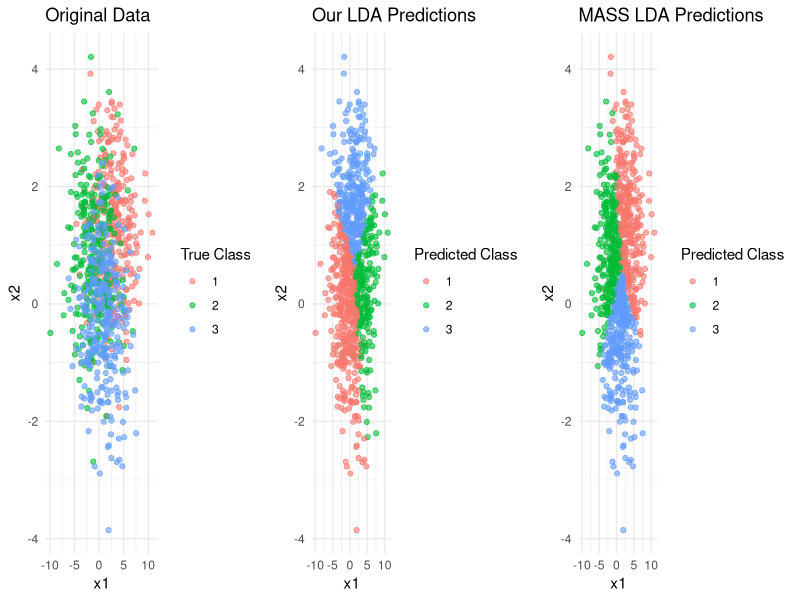

Reproduce this figure in R. (Note: this script raises an error after producing the figure.)
# Linear Discriminant Analysis in R
library(MASS)
library(ggplot2)
library(gridExtra)
library(caret)
library(pROC)

# Generate synthetic data for LDA
generate_lda_data <- function(n_samples = 1000, n_features = 2, n_classes = 3, seed = 42) {
  set.seed(seed)
  
  # Generate class means
  means <- matrix(rnorm(n_classes * n_features, 0, 2), nrow = n_classes)
  
  # Generate shared covariance matrix
  A <- matrix(rnorm(n_features^2), nrow = n_features)
  covariance <- A %*% t(A) + diag(n_features)
  
  # Generate samples
  X <- matrix(0, nrow = n_samples, ncol = n_features)
  y <- rep(0, n_samples)
  samples_per_class <- n_samples %/% n_classes
  
  for (i in 1:n_classes) {
    start_idx <- (i-1) * samples_per_class + 1
    end_idx <- i * samples_per_class
    class_samples <- MASS::mvrnorm(samples_per_class, means[i,], covariance)
    X[start_idx:end_idx,] <- class_samples
    y[start_idx:end_idx] <- i
  }
  
  return(list(X = X, y = y))
}

# Custom LDA implementation
lda_from_scratch <- function(X, y, regularization = 1e-6) {
  # Get unique classes
  classes <- unique(y)
  n_classes <- length(classes)
  n_samples <- nrow(X)
  n_features <- ncol(X)
  
  # Calculate class priors
  priors <- sapply(classes, function(c) sum(y == c) / n_samples)
  
  # Calculate class means
  means <- matrix(0, nrow = n_classes, ncol = n_features)
  for (i in 1:n_classes) {
    means[i,] <- colMeans(X[y == classes[i],, drop = FALSE])
  }
  
  # Calculate pooled covariance matrix
  covariance <- matrix(0, nrow = n_features, ncol = n_features)
  for (i in 1:n_classes) {
    class_samples <- X[y == classes[i],, drop = FALSE]
    class_mean <- means[i,]
    diff <- sweep(class_samples, 2, class_mean, "-")
    covariance <- covariance + t(diff) %*% diff
  }
  covariance <- covariance / (n_samples - n_classes)
  
  # Add regularization
  covariance <- covariance + regularization * diag(n_features)
  
  # Calculate coefficients and intercepts
  cov_inv <- solve(covariance)
  coef <- matrix(0, nrow = n_classes, ncol = n_features)
  intercept <- rep(0, n_classes)
  
  for (i in 1:n_classes) {
    coef[i,] <- -2 * cov_inv %*% means[i,]
    intercept[i] <- t(means[i,]) %*% cov_inv %*% means[i,] + 
                   log(det(covariance)) - 2 * log(priors[i])
  }
  
  return(list(
    classes = classes,
    priors = priors,
    means = means,
    covariance = covariance,
    coef = coef,
    intercept = intercept
  ))
}

# Prediction function
predict_lda <- function(model, X) {
  discriminant_scores <- X %*% t(model$coef) + matrix(model$intercept, 
                                                     nrow = nrow(X), 
                                                     ncol = length(model$intercept), 
                                                     byrow = TRUE)
  predictions <- apply(discriminant_scores, 1, which.max)
  return(model$classes[predictions])
}

# Demonstrate LDA
demonstrate_lda_r <- function() {
  # Generate data
  data <- generate_lda_data(n_samples = 900, n_features = 2, n_classes = 3)
  X <- data$X
  y <- data$y
  
  # Fit our implementation
  lda_model <- lda_from_scratch(X, y)
  
  # Fit MASS implementation
  lda_mass <- lda(X, y)
  
  # Make predictions
  y_pred_scratch <- predict_lda(lda_model, X)
  y_pred_mass <- predict(lda_mass, X)$class
  
  # Calculate accuracy
  accuracy_scratch <- mean(y_pred_scratch == y)
  accuracy_mass <- mean(y_pred_mass == y)
  
  cat("Accuracy Comparison:\n")
  cat("Our Implementation:", round(accuracy_scratch, 4), "\n")
  cat("MASS Implementation:", round(accuracy_mass, 4), "\n")
  
  # Create visualizations
  df <- data.frame(
    x1 = X[,1],
    x2 = X[,2],
    class = factor(y),
    pred_scratch = factor(y_pred_scratch),
    pred_mass = factor(y_pred_mass)
  )
  
  # Original data
  p1 <- ggplot(df, aes(x = x1, y = x2, color = class)) +
    geom_point(alpha = 0.6) +
    labs(title = "Original Data", color = "True Class") +
    theme_minimal()
  
  # Predictions from our implementation
  p2 <- ggplot(df, aes(x = x1, y = x2, color = pred_scratch)) +
    geom_point(alpha = 0.6) +
    labs(title = "Our LDA Predictions", color = "Predicted Class") +
    theme_minimal()
  
  # Predictions from MASS
  p3 <- ggplot(df, aes(x = x1, y = x2, color = pred_mass)) +
    geom_point(alpha = 0.6) +
    labs(title = "MASS LDA Predictions", color = "Predicted Class") +
    theme_minimal()
  
  # Display plots
  grid.arrange(p1, p2, p3, ncol = 3)
  
  return(list(lda_model = lda_model, lda_mass = lda_mass))
}

# Regularized LDA function
regularized_lda <- function(X, y, alpha = 0.1, regularization = 1e-6) {
  # Get unique classes
  classes <- unique(y)
  n_classes <- length(classes)
  n_samples <- nrow(X)
  n_features <- ncol(X)
  
  # Calculate class priors
  priors <- sapply(classes, function(c) sum(y == c) / n_samples)
  
  # Calculate class means
  means <- matrix(0, nrow = n_classes, ncol = n_features)
  for (i in 1:n_classes) {
    means[i,] <- colMeans(X[y == classes[i],, drop = FALSE])
  }
  
  # Calculate pooled covariance matrix
  covariance <- matrix(0, nrow = n_features, ncol = n_features)
  for (i in 1:n_classes) {
    class_samples <- X[y == classes[i],, drop = FALSE]
    class_mean <- means[i,]
    diff <- sweep(class_samples, 2, class_mean, "-")
    covariance <- covariance + t(diff) %*% diff
  }
  covariance <- covariance / (n_samples - n_classes)
  
  # Apply regularization: convex combination with identity matrix
  identity <- diag(n_features)
  covariance <- (1 - alpha) * covariance + alpha * identity
  
  # Add small regularization for numerical stability
  covariance <- covariance + regularization * diag(n_features)
  
  # Calculate coefficients and intercepts
  cov_inv <- solve(covariance)
  coef <- matrix(0, nrow = n_classes, ncol = n_features)
  intercept <- rep(0, n_classes)
  
  for (i in 1:n_classes) {
    coef[i,] <- -2 * cov_inv %*% means[i,]
    intercept[i] <- t(means[i,]) %*% cov_inv %*% means[i,] + 
                   log(det(covariance)) - 2 * log(priors[i])
  }
  
  return(list(
    classes = classes,
    priors = priors,
    means = means,
    covariance = covariance,
    coef = coef,
    intercept = intercept
  ))
}

# Multi-class LDA with dimensionality reduction
multiclass_lda <- function(X, y) {
  n_classes <- length(unique(y))
  n_components <- min(n_classes - 1, ncol(X))
  
  lda_model <- lda(X, y)
  X_transformed <- predict(lda_model, X)$x[, 1:n_components, drop = FALSE]
  
  return(list(X_transformed = X_transformed, lda_model = lda_model))
}

# Model evaluation function
evaluate_lda_model <- function(X_train, X_test, y_train, y_test) {
  # Fit model
  lda_model <- lda(X_train, y_train)
  
  # Predictions
  predictions <- predict(lda_model, X_test)
  y_pred <- predictions$class
  y_pred_proba <- predictions$posterior
  
  # Calculate metrics
  accuracy <- mean(y_pred == y_test)
  
  # Confusion matrix
  cm <- table(Predicted = y_pred, Actual = y_test)
  
  # For binary classification, calculate additional metrics
  if (length(unique(y_test)) == 2) {
    # Precision, recall, F1
    tp <- sum(y_pred == 1 & y_test == 1)
    fp <- sum(y_pred == 1 & y_test == 0)
    fn <- sum(y_pred == 0 & y_test == 1)
    tn <- sum(y_pred == 0 & y_test == 0)
    
    precision <- tp / (tp + fp)
    recall <- tp / (tp + fn)
    f1 <- 2 * (precision * recall) / (precision + recall)
    
    # AUC
    auc <- auc(roc(y_test, y_pred_proba[, 2]))
  } else {
    precision <- recall <- f1 <- auc <- NA
  }
  
  return(list(
    accuracy = accuracy,
    precision = precision,
    recall = recall,
    f1_score = f1,
    auc = auc,
    confusion_matrix = cm
  ))
}

# Diagnostic plots for LDA
lda_diagnostics <- function(X, y, lda_model) {
  # 1. Check normality assumption
  residuals <- c()
  for (i in 1:length(lda_model$classes)) {
    class_label <- lda_model$classes[i]
    class_mask <- y == class_label
    class_residuals <- X[class_mask,] - matrix(lda_model$means[i,], 
                                              nrow = sum(class_mask), 
                                              ncol = ncol(X), 
                                              byrow = TRUE)
    residuals <- c(residuals, as.vector(class_residuals))
  }
  
  # Create diagnostic plots
  par(mfrow = c(1, 3))
  
  # Q-Q plot for normality
  qqnorm(residuals, main = "Q-Q Plot for Normality Check")
  qqline(residuals)
  
  # Homoscedasticity check
  X_transformed <- predict(lda_model, X)$x
  plot(X_transformed[, 1], residuals[1:length(X_transformed[, 1])], 
       xlab = "First LDA Component", ylab = "Residuals",
       main = "Homoscedasticity Check")
  
  # Feature importance
  feature_importance <- abs(lda_model$coef[1,])
  barplot(feature_importance, names.arg = paste0("F", 1:length(feature_importance)),
          xlab = "Feature Index", ylab = "|Coefficient|",
          main = "Feature Importance")
  
  par(mfrow = c(1, 1))
}

# Iris dataset example
iris_lda_example <- function() {
  # Load iris data
  data(iris)
  
  # Prepare data
  X <- as.matrix(iris[, 1:4])
  y <- iris$Species
  
  # LDA with cross-validation
  lda_model <- lda(X, y)
  
  # Cross-validation
  cv_results <- numeric(5)
  set.seed(42)
  folds <- createFolds(y, k = 5)
  
  for (i in 1:5) {
    train_idx <- unlist(folds[-i])
    test_idx <- folds[[i]]
    
    lda_cv <- lda(X[train_idx,], y[train_idx])
    predictions <- predict(lda_cv, X[test_idx,])
    cv_results[i] <- mean(predictions$class == y[test_idx])
  }
  
  cat("Cross-validation accuracy:", round(mean(cv_results), 4), 
      "(+/-", round(2 * sd(cv_results), 4), ")\n")
  
  # Dimensionality reduction
  X_transformed <- predict(lda_model, X)$x
  cat("Original dimensions:", ncol(X), "\n")
  cat("LDA dimensions:", ncol(X_transformed), "\n")
  
  return(list(lda_model = lda_model, X_transformed = X_transformed, cv_results = cv_results))
}

# Credit risk assessment example
credit_risk_lda <- function() {
  set.seed(42)
  n_samples <- 1000
  
  # Simulate credit data
  income <- rlnorm(n_samples, 10, 0.5)
  debt <- rlnorm(n_samples, 8, 0.3)
  credit_score <- rnorm(n_samples, 700, 100)
  age <- rnorm(n_samples, 35, 10)
  
  X <- cbind(income, debt, credit_score, age)
  
  # Risk classification
  risk_score <- income * 0.3 + debt * (-0.4) + credit_score * 0.2 + age * 0.1 + 
                rnorm(n_samples, 0, 0.1)
  y <- factor(ifelse(risk_score > median(risk_score), "High", "Low"))
  
  # Split data
  train_idx <- createDataPartition(y, p = 0.7, list = FALSE)
  X_train <- X[train_idx,]
  X_test <- X[-train_idx,]
  y_train <- y[train_idx]
  y_test <- y[-train_idx]
  
  # Apply LDA
  lda_model <- lda(X_train, y_train)
  predictions <- predict(lda_model, X_test)
  
  # Results
  accuracy <- mean(predictions$class == y_test)
  cat("Credit Risk Classification Accuracy:", round(accuracy, 4), "\n")
  
  # Feature importance
  feature_names <- c("Income", "Debt", "Credit Score", "Age")
  importance <- abs(lda_model$coef[1,])
  
  # Create visualization
  importance_df <- data.frame(
    feature = feature_names,
    importance = importance
  )
  
  p <- ggplot(importance_df, aes(x = feature, y = importance)) +
    geom_bar(stat = "identity", fill = "steelblue") +
    labs(title = "Feature Importance in Credit Risk LDA",
         x = "Features", y = "|Coefficient|") +
    theme_minimal() +
    theme(axis.text.x = element_text(angle = 45, hjust = 1))
  
  print(p)
  
  return(list(lda_model = lda_model, accuracy = accuracy))
}

# Robust LDA evaluation with cross-validation
robust_lda_evaluation <- function(X, y, n_splits = 5) {
  set.seed(42)
  folds <- createFolds(y, k = n_splits)
  scores <- numeric(n_splits)
  
  for (i in 1:n_splits) {
    train_idx <- unlist(folds[-i])
    test_idx <- folds[[i]]
    
    lda_model <- lda(X[train_idx,], y[train_idx])
    predictions <- predict(lda_model, X[test_idx,])
    scores[i] <- mean(predictions$class == y[test_idx])
  }
  
  return(list(mean_score = mean(scores), std_score = sd(scores), scores = scores))
}

# Plot LDA decision boundaries
plot_lda_decision_boundaries <- function(X, y, lda_model, title = "LDA Decision Boundaries") {
  # Create mesh grid
  x_range <- range(X[, 1])
  y_range <- range(X[, 2])
  x_grid <- seq(x_range[1] - 1, x_range[2] + 1, by = 0.02)
  y_grid <- seq(y_range[1] - 1, y_range[2] + 1, by = 0.02)
  grid_points <- expand.grid(x = x_grid, y = y_grid)
  
  # Predict on grid
  predictions <- predict(lda_model, as.matrix(grid_points))
  Z <- as.numeric(predictions$class)
  Z_proba <- predictions$posterior[, 2]  # Probability of second class
  
  # Create data frames for plotting
  grid_df <- data.frame(
    x = grid_points$x,
    y = grid_points$y,
    class = factor(Z),
    proba = Z_proba
  )
  
  data_df <- data.frame(
    x = X[, 1],
    y = X[, 2],
    class = factor(y)
  )
  
  # Plot decision boundaries
  p1 <- ggplot() +
    geom_contour_filled(data = grid_df, aes(x = x, y = y, z = as.numeric(class)), 
                        alpha = 0.4) +
    geom_point(data = data_df, aes(x = x, y = y, color = class), alpha = 0.8) +
    scale_fill_viridis_d() +
    labs(title = paste(title, "- Decision Boundaries"),
         x = "Feature 1", y = "Feature 2") +
    theme_minimal()
  
  # Plot posterior probabilities
  p2 <- ggplot() +
    geom_contour_filled(data = grid_df, aes(x = x, y = y, z = proba), 
                        alpha = 0.4) +
    geom_point(data = data_df, aes(x = x, y = y, color = class), alpha = 0.8) +
    scale_fill_gradient2(low = "blue", high = "red", mid = "white", midpoint = 0.5) +
    labs(title = paste(title, "- Posterior Probabilities"),
         x = "Feature 1", y = "Feature 2") +
    theme_minimal()
  
  # Combine plots
  grid.arrange(p1, p2, ncol = 2)
}

# Main function to demonstrate LDA implementation
main <- function() {
  cat("Linear Discriminant Analysis Demonstration\n")
  cat("=", 50, "\n")
  
  # Demonstrate basic LDA
  cat("\n1. Basic LDA Demonstration:\n")
  results <- demonstrate_lda_r()
  
  # Iris dataset example
  cat("\n2. Iris Dataset Example:\n")
  iris_result <- iris_lda_example()
  
  # Credit risk example
  cat("\n3. Credit Risk Assessment Example:\n")
  credit_result <- credit_risk_lda()
  
  # Generate data for diagnostics
  data <- generate_lda_data(n_samples = 900, n_features = 2, n_classes = 3)
  X <- data$X
  y <- data$y
  
  # Split data
  train_idx <- createDataPartition(y, p = 0.7, list = FALSE)
  X_train <- X[train_idx,]
  X_test <- X[-train_idx,]
  y_train <- y[train_idx]
  y_test <- y[-train_idx]
  
  # Model evaluation
  cat("\n4. Model Evaluation:\n")
  lda_model <- lda(X_train, y_train)
  eval_results <- evaluate_lda_model(X_train, X_test, y_train, y_test)
  cat("Accuracy:", round(eval_results$accuracy, 4), "\n")
  if (!is.na(eval_results$precision)) {
    cat("Precision:", round(eval_results$precision, 4), "\n")
    cat("Recall:", round(eval_results$recall, 4), "\n")
    cat("F1 Score:", round(eval_results$f1_score, 4), "\n")
    cat("AUC:", round(eval_results$auc, 4), "\n")
  }
  
  # Diagnostics
  cat("\n5. Model Diagnostics:\n")
  lda_diagnostics(X_train, y_train, lda_model)
  
  # Robust evaluation
  cat("\n6. Robust Evaluation:\n")
  robust_results <- robust_lda_evaluation(X, y, n_splits = 5)
  cat("Cross-validation accuracy:", round(robust_results$mean_score, 4), 
      "(+/-", round(robust_results$std_score, 4), ")\n")
  
  return(list(
    lda_model = results$lda_model,
    lda_mass = results$lda_mass,
    iris_result = iris_result,
    credit_result = credit_result
  ))
}

# Run main function if script is executed directly
if (!interactive()) {
  main()
}
